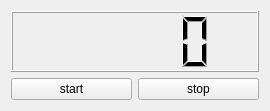
<?xml version="1.0" encoding="UTF-8"?>
<ui version="4.0">
 <class>Widget</class>
 <widget class="QWidget" name="Widget">
  <property name="geometry">
   <rect>
    <x>0</x>
    <y>0</y>
    <width>270</width>
    <height>111</height>
   </rect>
  </property>
  <property name="windowTitle">
   <string>Widget</string>
  </property>
  <layout class="QGridLayout" name="gridLayout">
   <item row="1" column="2">
    <widget class="QPushButton" name="buttonStop">
     <property name="text">
      <string>stop</string>
     </property>
    </widget>
   </item>
   <item row="1" column="1">
    <widget class="QPushButton" name="buttonStart">
     <property name="text">
      <string>start</string>
     </property>
    </widget>
   </item>
   <item row="0" column="1" colspan="2">
    <widget class="QLCDNumber" name="lcdNumber"/>
   </item>
  </layout>
 </widget>
 <resources/>
 <connections/>
</ui>
